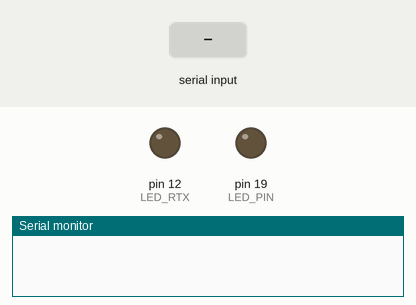
Bench run of a sketch on a simulated Arduino Uno, built with avr-gcc and run on an emulated ATmega328P. On the bench: output pins drawn as LEDs (lit = HIGH), the last lines printed to the serial monitor. Inputs (shaded band) come from the test bench. Random numbers use the default seed unless the sketch sets one.

Above: at 5.7 s.
5.8 s: "1\n" received over Serial
At 9.5 s:
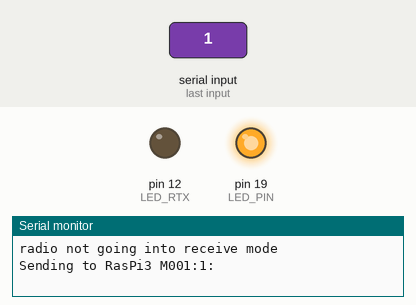
Timing chart, 0 to 11.0 s (numbered marks = the images above; inputs shaded):
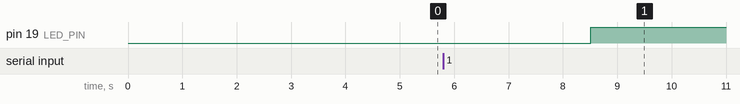

The sketch:

Master_v0.4_RTX.ino
```cpp
/* This is the Master Device
 *
*/

//Header files
#include <SoftwareSerial.h>
#include "LoraFunctions.h"
#include "SensorFunctions.h"

//Global definitions & main pin definitions
#define LED_PIN 19
#define LED_RTX 12
#define RESET_PIN 14
#define MASTER_CODE "M001"
#define MASTER_CODE_ON "A001"
#define MASTER_CODE_OFF "Z001"
#define NUMBER_OF_NODES 1

SoftwareSerial loraSerial(9, 10); //SS between Arduino and MASTER RN2483

//Global variable definitions
String strToSend, strRecd, str, res, toRasPi;
int resInt, nodeNumber=0;
int readVal;

void setup() {
  //output LED pin
  pinMode(LED_PIN, OUTPUT);

  pinMode(LED_RTX, OUTPUT);
  led_off_rtx();

  //Setting RESET PIN of MASTER RN2483
  pinMode(RESET_PIN, INPUT);//Pin 14 is the A0 pin used to reset RN2483

  //Open serial communications and wait for port to open:
  Serial.begin(57600);
  while (!Serial) {;}

  //Serial.println("Initiating MASTER Lora");

  //Initiating SS with MASTER RN2483 at 57600 bauds
  //Serial.println("Initiating MASTER Lora Software Serial");
  loraSerial.begin(57600);
  delay(1000);

  //Initiating MASTER RN2483
  pinMode(RESET_PIN, OUTPUT);
  digitalWrite(RESET_PIN, LOW);
  delay(500);
  digitalWrite(RESET_PIN, HIGH);
  pinMode(RESET_PIN, INPUT);
  delay(1000);
  //Serial.println("Lora initiated...");
  //Serial.println("");

  //Configuring MASTER RN2483 - pausing mac
  loraSerial.println("mac pause");
  str = loraSerial.readStringUntil('\n');
  //Serial.println(str);

  //Configuring MASTER RN2483 - setting frequency
  loraSerial.println("radio set freq 866700000");
  str = loraSerial.readStringUntil('\n');
  //Serial.println(str);

  //Serial.println("starting loop");
}

void loop(){
  for(nodeNumber=1;nodeNumber<(NUMBER_OF_NODES+1);nodeNumber++){//Useful for multiple nodes, for 1 node runs only once
    strToSend=stringToHexString(MASTER_CODE)+"3A"+stringToHexString(String(nodeNumber));
    if (Serial.available()) {
      readVal = (int)Serial.read()-48;
      switch(readVal){
        case 0:
          strToSend=stringToHexString(MASTER_CODE_OFF)+"3A"+stringToHexString(String(nodeNumber));
          digitalWrite(LED_PIN, LOW);
          //Serial.println('0');
          break;
        case 1:
          strToSend=stringToHexString(MASTER_CODE_ON)+"3A"+stringToHexString(String(nodeNumber));
          digitalWrite(LED_PIN, HIGH);
          //Serial.println('1');
          break;
        default:
          //Serial.println('D');
          break;
      }
    }
    loraSerial.print("radio tx ");//Transmitting the HEX Data String - Part 1 of 2
    loraSerial.println(strToSend);//3A=':'//Transmitting the HEX Data String - Part 2 of 2
    str = loraSerial.readStringUntil('\n');
    //Serial.print("Tx1>"+str);
    str = loraSerial.readStringUntil('\n');
    //Serial.println(" Tx2>"+str);
    //Beginning to wait for Sensor Values as HEX Data String from SLAVE
    loraSerial.println("radio rx 0");
    led_off_rtx();
    str = loraSerial.readStringUntil('\n');

    //On successful setting of receiving mode then ...
    if ( str.indexOf("ok") == 0 ){
      str = String("");
      while(str==""){
        str = loraSerial.readStringUntil('\n');
      }
      //On successful receipt of message from SLAVE then ...
      if ( str.indexOf("radio_rx") == 0 ){
        toggle_led();
        //Serial.print("---> ");
        strRecd = str.substring(10); //Extracting received HEX message
        //Serial.println(strRecd);
        //Serial.print("Received from SLAVE ");
        //Serial.println(decodeReceivedString(strRecd,"3A",":"));//Getting DataString from HEXDataString eg. 43:22:56:
      }
      else{
        Serial.println("Received nothing");
      }
    }
    else{
      Serial.println("radio not going into receive mode");
      delay(1000);
    }
    toRasPi = strToSend+"3A"+strRecd;
    Serial.println("Sending to RasPi3 "+hexStringToString(strToSend)+":"+decodeReceivedString(strRecd,"3A",":"));
    //Serial.println(toRasPi+" --->");
  }
}

void toggle_led(){
  digitalWrite(12, !digitalRead(12));
}

void led_on_rtx(){
  digitalWrite(LED_RTX, 1);
}

void led_off_rtx(){
  digitalWrite(LED_RTX, 0);
}
```

LoraFunctions.h
```cpp
/*FUNCTIONS
* String decodeReceivedString(String s_hex, String de_orig_val, String de_new_val)
* String charToHexString(char c)
* char hexStringToChar(String hexString)
* String stringToHexString(String s)
* String hexStringToString(String s_hex)
* String intToHexString(int i)
* int hexStringToInt(String s_hex)
* String returnHeaderString(String headerPlusDataHEXString)
* String returnMasterNumberAsString(String headerPlusDataHEXString)
* String returnNodeNumberAsString(String headerPlusDataHEXString)
* String returnDataString(String headerPlusDataHEXString)
* String returnHEXDataString(String headerPlusDataHEXString)
* int returnValue(String dataHexString, int whichValueMax20, String twoCharLongHEXDeLimiter)
*/

int hexStringToInt(String);

String decodeReceivedString(String s_hex, String de_orig_val, String de_new_val){
  String d_str="", p_str="", t_str="", a_str="", s_str="";
  int len, i=0;
  //s1="EA3A1B43A0"

  s_hex.toUpperCase();
  len=s_hex.length();

  while(i<len){
    t_str=s_hex.substring(i,i+2);
    if(t_str!=de_orig_val){
      a_str += s_hex.substring(i,i+1);
      d_str += s_hex.substring(i,i+1);
    }
    else{
       s_str += String(hexStringToInt(a_str))+de_new_val;
       a_str="";
       d_str+= de_new_val;
       i+=1;
    }
    i++;
  }
  return s_str;
}

String charToHexString(char c){
  return String(c,HEX);
}

char hexStringToChar(String hexString){
  int i0,i1;

  i0 = (int)(hexString[0]);
  i1 = (int)(hexString[1]);

  if((i0>=65)&&(i0<=70)) i0 -= 55;
  else if((i0>=97)&&(i0<=102)) i0 -= 87;
  else i0 -= 48;

  if((i1>=65)&&(i1<=70)) i1 -= 55;
  else if((i1>=97)&&(i1<=102)) i1 -= 87;
  else i1 -= 48;

  return (char)(16*i0+i1);
}

String stringToHexString(String s){
  int i;
  String s_hex;
  for(i=0;i<s.length();i++){
    s_hex += charToHexString(s[i]);
  }
  return s_hex;
}

String hexStringToString(String s_hex){
  int i;
  String part_s_hex, s;
  for(i=0;i<s_hex.length();i+=2){
    part_s_hex = s_hex.substring(i,i+2);
    s += hexStringToChar(part_s_hex);
  }
  return s;
}

String intToHexString(int i){
  return String(i,HEX);
}

int hexStringToInt(String s_hex){
  int len, i, j, k, intOfS=0, powOf16;
  len = s_hex.length();
  for(i=0;i<len;i++){
    j=(int)(s_hex[len-1-i]);
    if((j>=65)&&(j<=70)) j -= 55;
    else if((j>=97)&&(j<=102)) j -= 87;
    else j -= 48;
    powOf16=1;
    for(k=0;k<i;k++){
      powOf16 *= 16;
    }
    intOfS += j*powOf16;
  }
  return intOfS;
}

String returnMasterNumberAsString(String headerPlusDataHEXString){
  int iOf1;
  String headerPlusDataString = hexStringToString(headerPlusDataHEXString);
  iOf1 = headerPlusDataString.indexOf(":");
  String masterNumber = headerPlusDataString.substring(0,iOf1);
  return masterNumber;
}

String returnNodeNumberAsString(String headerPlusDataHEXString){
  int iOf1, iOf2;
  String headerPlusDataString = hexStringToString(headerPlusDataHEXString);
  iOf1 = headerPlusDataString.indexOf(":");
  iOf2 = headerPlusDataString.indexOf(":",iOf1+1);
  String nodeNumber = headerPlusDataString.substring(iOf1+1,iOf2);
  return nodeNumber ;
}

String returnHeaderString(String headerPlusDataHEXString){
  int iOf1, iOf2;
  String headerPlusDataString = hexStringToString(headerPlusDataHEXString);
  iOf1 = headerPlusDataString.indexOf(":");
  iOf2 = headerPlusDataString.indexOf(":",iOf1+1);
  String masterNumber = headerPlusDataString.substring(0,iOf1);
  String nodeNumber = headerPlusDataString.substring(iOf1+1,iOf2);
  return masterNumber+":"+nodeNumber+":";
}

String returnDataString(String headerPlusDataHEXString){
  int iOf1h, iOf2h;
  iOf1h = headerPlusDataHEXString.indexOf("3A");
  iOf2h = headerPlusDataHEXString.indexOf("3A",iOf1h+2);
  String dataHexString = headerPlusDataHEXString.substring(iOf2h+2,headerPlusDataHEXString.length());
  return decodeReceivedString(dataHexString, "3A", ":");
}

String returnHEXDataString(String headerPlusDataHEXString){
  int iOf1h, iOf2h;
  iOf1h = headerPlusDataHEXString.indexOf("3A");
  iOf2h = headerPlusDataHEXString.indexOf("3A",iOf1h+2);
  String dataHexString = headerPlusDataHEXString.substring(iOf2h+2,headerPlusDataHEXString.length());
  return dataHexString;
}

int returnValue(String dataHexString, int whichValueMax20, String twoCharLongHEXDeLimiter){
  String t_str="", a_str="";
  int len, i=0, theValues[20], index=0;
  //s1="EA3A1B43A0"

  len=dataHexString.length();

  while(i<len){
    t_str=dataHexString.substring(i,i+2);
    if(t_str!=twoCharLongHEXDeLimiter){
      a_str += dataHexString.substring(i,i+1);
    }
    else{
       theValues[index++] = hexStringToInt(a_str);
       a_str="";
       i+=1;
    }
    i++;
  }
  return theValues[whichValueMax20-1];
}
```

SensorFunctions.h
```cpp
/*FUNCTIONS
* int readSensor0()
* int readSensor1()
* int readSensor2()
*/

int readSensor0(){
  return random(30,90);
}

int readSensor1(){
  return random(10,20);
}

int readSensor2(){
  return random(0,1024);
}
```

Measured:
- after the input at 5.8 s, pin 19 (LED_PIN): LOW → HIGH after 2.7 s
